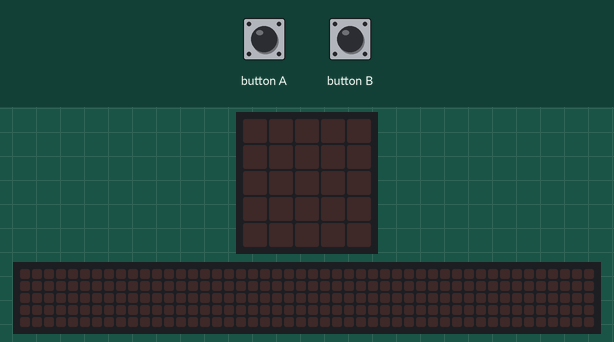
A program run on a simulated BBC micro:bit (MakeCode). Parts: the board's 5×5 LED display, a strip that is not on the board, showing the scrolling text unrolled. Inputs (shaded band) come from the test bench. The 48×5 strip is a reading aid, not a part: it shows the text the display is scrolling, unrolled, one strip-width of it at a time.

Above: at 1.2 s.
1.3 s: button A pressed for 0.15 s
At 1.6 s:
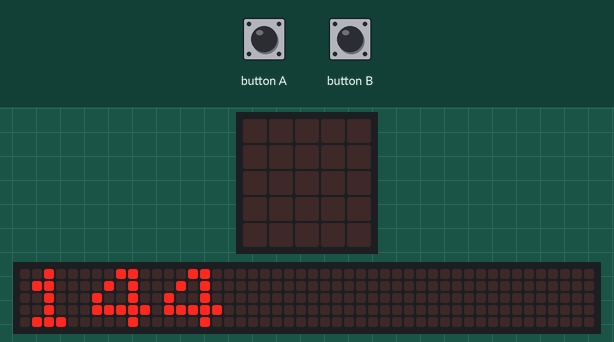
At 19.1 s:
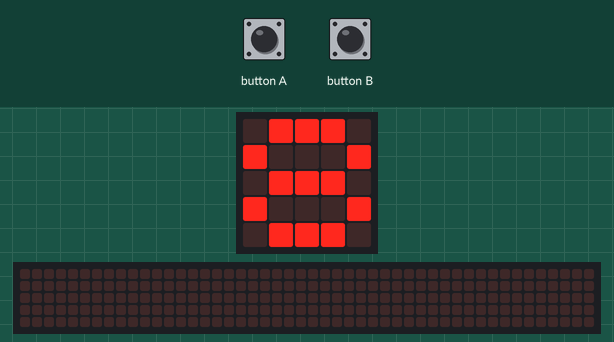

Measured:
- after the input at 1.3 s, the display: changes after 0.15 s (image 1)
- what the display in image 2 shows lasts 0.7 s, from 18.6 s to 19.3 s

The program:

main.ts
```typescript
let antwoord_van_fibonaci = 0
input.onButtonPressed(Button.A, function () {
    antwoord_van_fibonaci = 0
    basic.showNumber(144)
    basic.showNumber(89)
    basic.showNumber(55)
    basic.showNumber(34)
    basic.showNumber(21)
    basic.showNumber(13)
    basic.showNumber(8)
    basic.showNumber(5)
    basic.showNumber(3)
    basic.showNumber(2)
    basic.showNumber(1)
    basic.showNumber(1)
    basic.clearScreen()
})
input.onButtonPressed(Button.B, function () {
    antwoord_van_fibonaci = 0
    basic.showNumber(1)
    basic.showNumber(1)
    basic.showNumber(2)
    basic.showNumber(3)
    basic.showNumber(5)
    basic.showNumber(8)
    basic.showNumber(13)
    basic.showNumber(21)
    basic.showNumber(34)
    basic.showNumber(55)
    basic.showNumber(89)
    basic.showNumber(144)
    basic.clearScreen()
})
basic.forever(function () {

})
```

test.ts
```typescript
// tests gaan hier; deze zal niet worden gecompileerd wanneer dit pakket wordt gebruikt als extensie.
```
